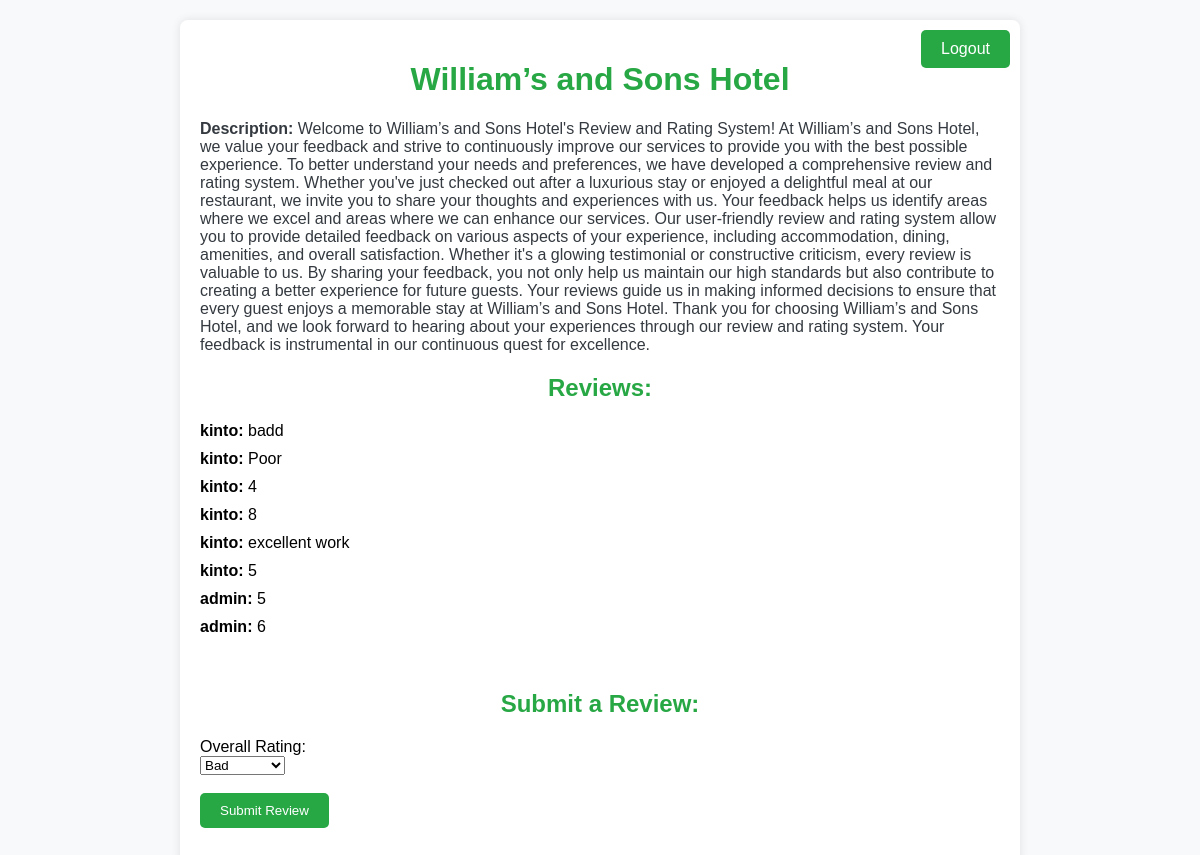
Screenshot of /hotel/1/ with the database file from the repository.
### review/models.py (models this page shows, shortened)
class Hotel(models.Model):
    name = models.CharField(max_length=100)
    address = models.CharField(max_length=10, blank=True)
    description = models.TextField(blank=True)

class Review(models.Model):
    hotel = models.ForeignKey(Hotel, on_delete=models.CASCADE, related_name='reviews')
    user = models.ForeignKey(User, on_delete=models.CASCADE)
    overall_rating = models.IntegerField(default=0)
    cleanliness_rating = models.IntegerField(default=0)
    staff_rating = models.IntegerField(default=0)
    amenities_rating = models.IntegerField(default=0)
    text = models.TextField()
    created_at = models.DateTimeField(auto_now_add=True)
    approved_by_manager = models.BooleanField(default=False)  # Indicates whether the review has been approved by a manager
    class Meta:
        ordering = ['-created_at']  # Order reviews by creation date, newest first

### review/views.py (the view)
# urls.py: path('hotel/<int:hotel_id>/', views.hotel_detail, name='hotel_detail'),
def hotel_detail(request, hotel_id):
    hotel = Hotel.objects.get(pk=hotel_id)
    reviews = hotel.reviews.all()
    if request.method == 'POST':
        form = ReviewForm(request.POST)
        if form.is_valid():
            review = form.save(commit=False)
            review.hotel = hotel
            review.user = request.user
            review.save()
    else:
        form = ReviewForm()
    context = {'hotel': hotel, 'reviews': reviews, 'form': form}
    return render(request, 'reviews/hotel_detail.html', context)

### review/forms.py (shortened to what this page needs)
class ReviewForm(forms.ModelForm):
    overall_rating = forms.ChoiceField(choices=[
        (1, 'Bad'),
        (2, 'Average'),
        (3, 'Fair'),
        (4, 'Very Good'),
        (5, 'Excellent')
    ], widget=forms.Select(attrs={'class': 'form-control'}))
    class Meta:
        model = Review
        fields = ['overall_rating', 'cleanliness_rating', 'staff_rating', 'amenities_rating', 'text']

### templates/reviews/hotel_detail.html (shortened to what this page needs)
<!DOCTYPE html>
<html lang="en">
<head>
</head>
<body>
    <div class="container">
        <a href="{% url 'logout' %}" class="btn logout-btn">Logout</a>
        <h1>{{ hotel.name }}</h1>
        <p><strong>Description:</strong> {{ hotel.description }}</p>
        <h2>Reviews:</h2>
        <ul>
            {% for review in reviews %}
                <li><strong>{{ review.user.username }}:</strong> {{ review.text }}</li>
            {% endfor %}
        </ul>
        <br>
        <h2>Submit a Review:</h2>
        <form method="post" action="{% url 'submit_review' hotel.id %}">
            <label for="overall_rating">Overall Rating:</label><br>
            <select id="overall_rating" name="overall_rating">
                <option value="1">Bad</option>
            </select><br><br>
            <button type="submit">Submit Review</button><br><br>
        </form>
    </div>
</body>
</html>

### templates/reviews/hotel_detail.html (style rules this page uses)
body { font-family: Arial, sans-serif; background-color: #f8f9fa; margin: 0; padding: 0; }
.container { max-width: 800px; margin: 20px auto; padding: 20px; background-color: #fff; border-radius: 8px; box-shadow: 0 0 10px rgba(0, 0, 0, 0.1); position: relative; }
h1, h2 { color: #28a745; text-align: center; }
p { color: #343a40; margin-bottom: 20px; }
ul { list-style-type: none; padding: 0; }
li { margin-bottom: 10px; }
button[type="submit"] { background-color: #28a745; color: #fff; border: none; border-radius: 5px; padding: 10px 20px; cursor: pointer; }
.btn { display: inline-block; background-color: #28a745; color: #fff; text-decoration: none; padding: 10px 20px; border-radius: 5px; transition: background-color 0.3s; }
.logout-btn { position: absolute; top: 10px; right: 10px; }

### rows the page displays
Hotel: name "William’s and Sons Hotel", description "Welcome to William’s and Sons Hotel's Review and Rating System! At William’s and Sons Hotel, we value your feedback and strive to continuously improve our services to provide you with the best possible experience. To better understand your needs and preferences, we have developed a comprehensive review and rating system. Whether you've just checked out after a luxurious stay or enjoyed a delightful meal at our restaurant, we invite you to share your thoughts and experiences with us. Your feedback helps us identify areas where we excel and areas where we can enhance our services. Our user-friendly review and rating system allow you to provide detailed feedback on various aspects of your…"
Review: user.username "kinto", text "badd"
Review: user.username "kinto", text "Poor"
Review: user.username "kinto", text "4"
Review: user.username "kinto", text "8"
Review: user.username "kinto", text "excellent work"
Review: user.username "kinto", text "5"
Review: user.username "admin", text "5"
Review: user.username "admin", text "6"
